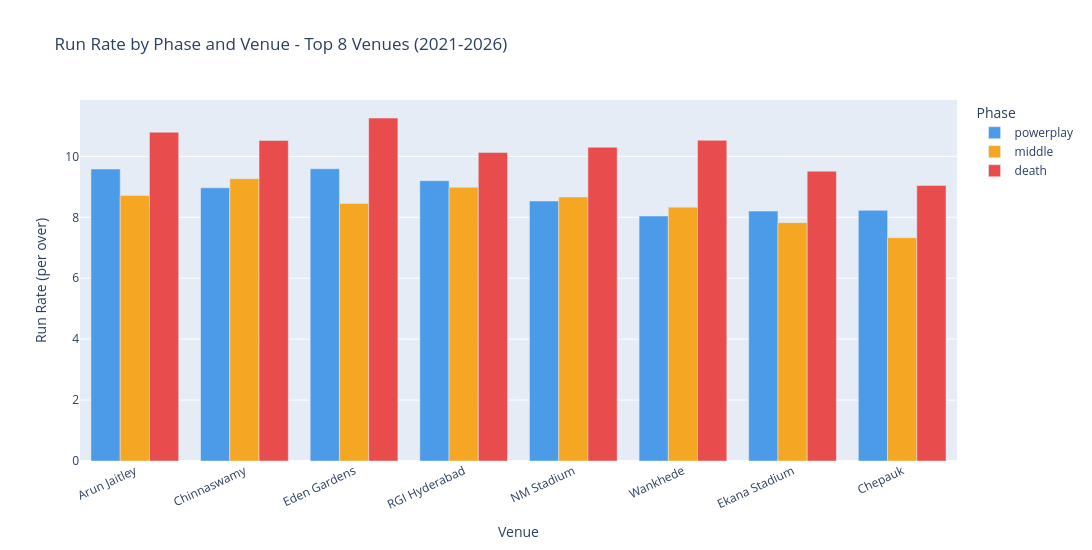

The code cell stored with this chart in its notebook:
### Markdown cell above
## Step 7 - Phase-wise Scoring by Venue

A single overall run rate can hide a lot. Some venues might be easy to score on in the powerplay but tighten up in the middle overs. Others might be flat for 15 overs and then explode in the death.

Here we break run rate down by phase (powerplay, middle, death) for the top 8 venues by match count.

### Code cell
# compute run rate by venue and phase for the top 8 venues
df_phase = df_legal[df_legal['venue'].isin(top_venues)].copy()
df_phase['venue_short'] = df_phase['venue'].map(venue_short).fillna(df_phase['venue'])

phase_stats = df_phase.groupby(['venue_short', 'phase']).agg(
    runs=('total_runs', 'sum'),
    balls=('total_runs', 'count')
).reset_index()

# runs per over = (runs / balls) * 6
phase_stats['run_rate'] = (phase_stats['runs'] / phase_stats['balls'] * 6).round(3)

# order phases left-to-right as they happen in a match
phase_order = ['powerplay', 'middle', 'death']

fig3 = px.bar(
    phase_stats,
    x='venue_short',
    y='run_rate',
    color='phase',
    barmode='group',
    category_orders={
        'venue_short': venue_order,
        'phase': phase_order
    },
    title='Run Rate by Phase and Venue - Top 8 Venues (2021-2026)',
    labels={'run_rate': 'Run Rate (per over)', 'venue_short': 'Venue', 'phase': 'Phase'},
    color_discrete_map={'powerplay': '#4C9BE8', 'middle': '#F5A623', 'death': '#E84C4C'}
)

fig3.update_layout(
    width=1100,
    height=550,
    xaxis=dict(tickangle=-25)
)

fig3.show()

### Figure 1 — Plotly figure (JSON) as saved in the notebook; plotly's stock layout.template omitted (floating-point values rounded to 4 significant figures)
{"data": [{"alignmentgroup": "True", "hovertemplate": "Phase=powerplay<br>Venue=%{x}<br>Run Rate (per over)=%{y}<extra></extra>", "legendgroup": "powerplay", "marker": {"color": "#4C9BE8", "pattern": {"shape": ""}}, "name": "powerplay", "offsetgroup": "powerplay", "orientation": "v", "showlegend": true, "textposition": "auto", "type": "bar", "x": ["Arun Jaitley", "Chepauk", "Chinnaswamy", "Eden Gardens", "Ekana Stadium", "NM Stadium", "RGI Hyderabad", "Wankhede"], "xaxis": "x", "y": [9.585, 8.228, 8.969, 9.594, 8.204, 8.534, 9.204, 8.043], "yaxis": "y"}, {"alignmentgroup": "True", "hovertemplate": "Phase=middle<br>Venue=%{x}<br>Run Rate (per over)=%{y}<extra></extra>", "legendgroup": "middle", "marker": {"color": "#F5A623", "pattern": {"shape": ""}}, "name": "middle", "offsetgroup": "middle", "orientation": "v", "showlegend": true, "textposition": "auto", "type": "bar", "x": ["Arun Jaitley", "Chepauk", "Chinnaswamy", "Eden Gardens", "Ekana Stadium", "NM Stadium", "RGI Hyderabad", "Wankhede"], "xaxis": "x", "y": [8.72, 7.333, 9.267, 8.454, 7.825, 8.668, 8.986, 8.333], "yaxis": "y"}, {"alignmentgroup": "True", "hovertemplate": "Phase=death<br>Venue=%{x}<br>Run Rate (per over)=%{y}<extra></extra>", "legendgroup": "death", "marker": {"color": "#E84C4C", "pattern": {"shape": ""}}, "name": "death", "offsetgroup": "death", "orientation": "v", "showlegend": true, "textposition": "auto", "type": "bar", "x": ["Arun Jaitley", "Chepauk", "Chinnaswamy", "Eden Gardens", "Ekana Stadium", "NM Stadium", "RGI Hyderabad", "Wankhede"], "xaxis": "x", "y": [10.79, 9.044, 10.52, 11.26, 9.514, 10.3, 10.13, 10.53], "yaxis": "y"}], "layout": {"barmode": "group", "height": 550, "legend": {"title": {"text": "Phase"}, "tracegroupgap": 0}, "title": {"text": "Run Rate by Phase and Venue - Top 8 Venues (2021-2026)"}, "width": 1100, "xaxis": {"anchor": "y", "categoryarray": ["Arun Jaitley", "Chinnaswamy", "Eden Gardens", "RGI Hyderabad", "NM Stadium", "Wankhede", "Ekana Stadium", "Chepauk"], "categoryorder": "array", "domain": [0, 1], "tickangle": -25, "title": {"text": "Venue"}}, "yaxis": {"anchor": "x", "domain": [0, 1], "title": {"text": "Run Rate (per over)"}}}}
